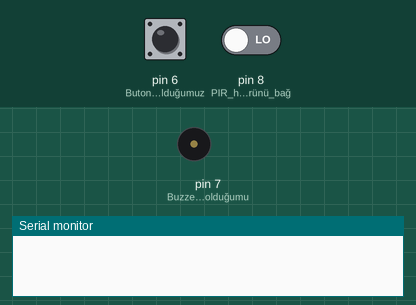
Simulated run of this sketch. Board: Arduino Uno, built with avr-gcc and run on an emulated ATmega328P. On the bench: buzzer (waves = sounding, pin HIGH), the last lines printed to the serial monitor. The inputs (shaded band) are chosen by the test bench; at power-on: pin 6 (Butonu_bağlamış_olduğumuz) LOW, pin 8 (PIR_hareket_sensörünü_bağ) LOW. Pins used as bus, display or sensor lines are not drawn.

Above: at 1.2 s.
1.3 s: pin 6 (Butonu_bağlamış_olduğumuz) pulled HIGH for 3.2 s
At 2.0 s:
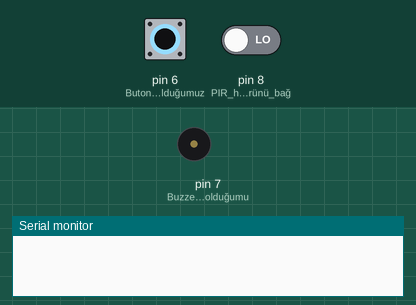
6.0 s: pin 8 (PIR_hareket_sensörünü_bağ) driven HIGH
At 8.5 s:
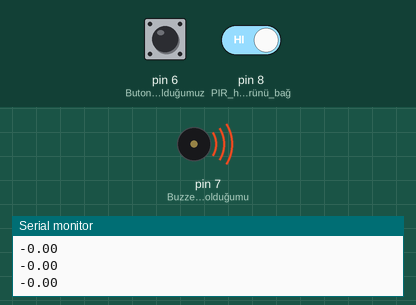
Timing chart, 0 to 10.0 s (numbered marks = the images above; inputs shaded):
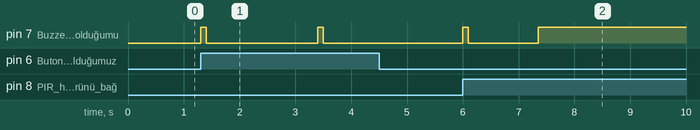

The sketch:

code.ino
```cpp
#include <SPI.h> //SPI kütüphanesini ekliyoruz.

#include <MFRC522.h> //RFID modülünü kullanmak için gerekli kütüphaneyi ekliyoruz.


int RST_PIN = 9; //RC522 modülü reset pinini tanımlıyoruz.
int SS_PIN = 10; //RC522 modülü chip select pinini tanımlıyoruz.
bool hareket = false; //hareket adlı bir değişken oluşturup değerini false olarak ayarlıyoruz.
bool aktif = false; //aktif adlı bir değişken oluşturup değerini false olarak ayarlıyoruz.
float bekleme1 = 2; //1. bekleme süresini belirlediğimiz bekleme1 değişkenini oluşturup değerini 2 olarak ayarlıyoruz.
int bekleme2 = 1; //2. bekleme süresini belirlediğimiz bekleme2 değişkenini oluşturup değerini 1 olarak ayarlıyoruz.
float sayac = bekleme2; //sayac değişkenini oluşturup değerini bekleme2'nin değerine eşitliyoruz.

MFRC522 rfid(SS_PIN, RST_PIN); //RC522 modülü ayarlarını yapıyoruz.
byte ID[4] = {
  80,
  175,
  255,
  211
}; //Yetkili kart ID'sini tanımlıyoruz.

void setup() {

  Serial.begin(9600); //Seri haberleşmeyi başlatıyoruz.
  SPI.begin(); //SPI iletişimini başlatıyoruz.
  rfid.PCD_Init(); //RC522 modülünü başlatıyoruz.
  pinMode(8, INPUT); //PIR hareket sensörünü bağlamış olduğumuz 8 numaralı pini giriş pini olarak ayarlıyoruz.
  pinMode(7, OUTPUT); //Buzzerı bağlamış olduğumuz 7 numaralı pini çıkış pini olarak ayarlıyoruz.
  pinMode(6, INPUT); //Butonu bağlamış olduğumuz 6 numaralı pini giriş pini olarak ayarlıyoruz.
}

void loop() {
  if (digitalRead(6) == HIGH) { //Butona basıldığında
    digitalWrite(7, HIGH);
    delay(100);
    digitalWrite(7, LOW); //Buzzerı 100 ms liyeniğine öttürüyoruz.
    delay(bekleme1 * 1000); //Alarmı aktifleştirmeden önce bekleme1 süresince bekliyoruz.
    aktif = true; // Alarmı aktifleştiriyoruz.
  }
  if (digitalRead(8) == HIGH && aktif == true) { //Hareket algılanırsa ve alarm aktifse
    digitalWrite(7, HIGH);
    delay(100);
    digitalWrite(7, LOW); //Buzzerı 100 ms liyeniğine öttürüyoruz.
    hareket = true; //hareket değişkenini True olarak değiştiriyoruz.
    while (hareket) { //hareket değişkeni True olduğu sürece
      if (sayac <= 0) {
        digitalWrite(7, HIGH); //Süre biterse buzzerın ötmeisni sağlıyoruz.
      } else { //Süre bitmediyse
        delay(100); // 0.1 saniye bekliyoruz.
        sayac -= 0.1; //sayacı 0.1 azaltıyoruz.
      }
      Serial.println(sayac);
      if (rfid.PICC_IsNewCardPresent()) { //Okuyucuya bir kart yaklaştrılmışsa

        if (rfid.PICC_ReadCardSerial()) { //Kartın ID'si okunuyorsa

          if (rfid.uid.uidByte[0] == ID[0] &&
            rfid.uid.uidByte[1] == ID[1] &&
            rfid.uid.uidByte[2] == ID[2] &&
            rfid.uid.uidByte[3] == ID[3]) { //Kartın ID'sini yetkili ID ile karşılaştırıyoruz.
            hareket = false;
            aktif = false;
            digitalWrite(7, HIGH);
            delay(100);
            digitalWrite(7, LOW); //hareket ve aktif değişkenlerini false olarak ayarlıyoruz ve buzzerı 100 ms liyeniğine çalıştırıyoruz.

          }
        }
      }
      rfid.PICC_HaltA(); //Aynı kartın tekrar tekrar okunmasını engellemek için bu komutu yazıyoruz.
    }
    digitalWrite(7, LOW); //hareket ve aktif değişkeni artık True olmayınca buzzerı kapatıyoruz.
    sayac = bekleme2; //sayacı tekrardan baştaki süreye getiriyoruz.
  }
}
```

Measured:
- after the input at 1.3 s, pin 7 (Buzzerı_bağlamış_olduğumu): alternates HIGH for 0.10 s and LOW for 2.0 s, starting at once
- after the input at 6.0 s, pin 7 (Buzzerı_bağlamış_olduğumu): LOW → HIGH at once, → LOW 0.10 s later, → HIGH 1.3 s later
